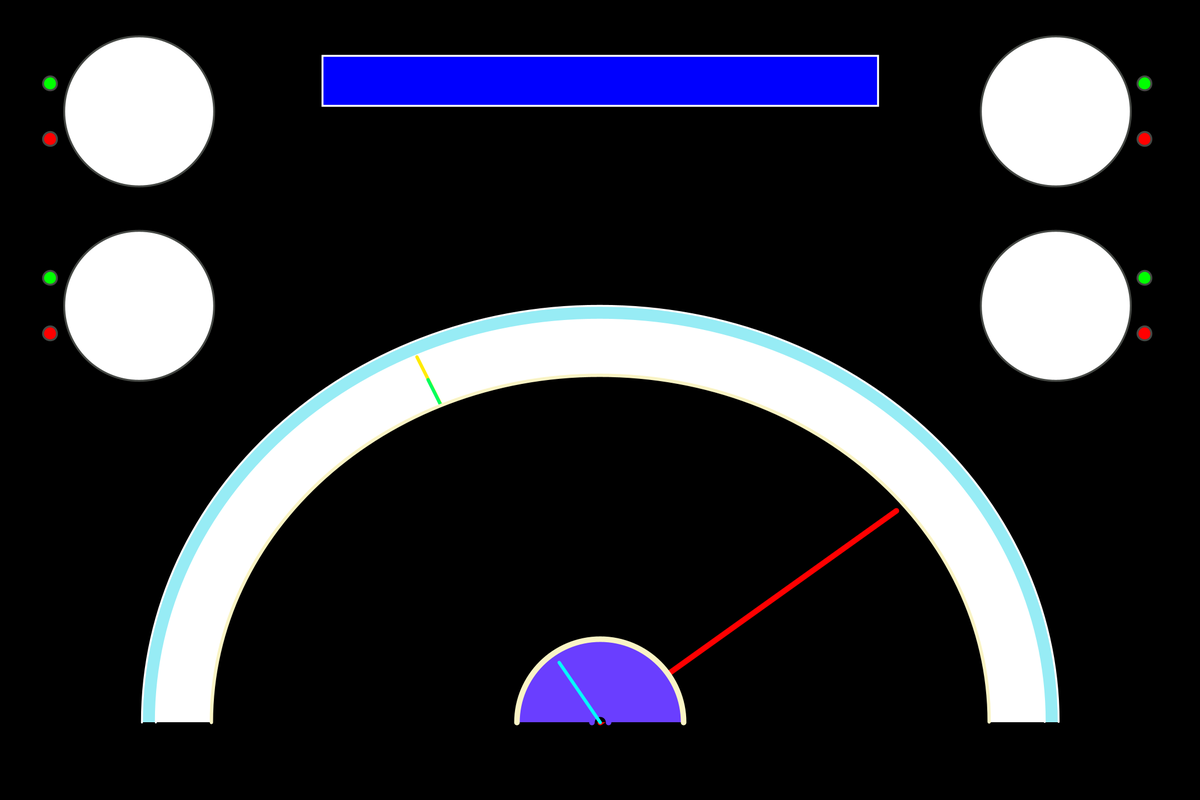
Frame 1 (no input)
Frame 60 (the mouse pressed at the canvas centre just before this capture): identical to frame 1, image omitted
Frame 120 (the mouse held since frame 60 and released just before this capture): identical to frame 1, image omitted

The Processing sketch that drew this single still picture (run headless with seeded random() and noise(); from frame 60 on, the mouse is pressed at the canvas centre):

// Processing sketch: Car_display
// ── Car_display.pde
// Variables used to store the angles for acceleration, breaking, speed, amp
float A_acc = 90;
float A_bre = 90;
float A_spe = 120;
float A_amp = 65;




void setup(){
  // sets the size of the CANVAS (my computer resulotion)
  size(2160,1440);
  
  
  smooth();
}

void draw(){
  // sets the background color
  background(0);
  
    
    // motor statuse  
      stroke(#454844);
      strokeWeight(3.5);
      fill(255,255,255);
      ellipse(250,200,270,270);
      ellipse(250,550,270,270);
      ellipse(1900,200,270,270);
      ellipse(1900,550,270,270);
      
    //kelly contrller statuse indicators Red   
      fill(255,0,0); // three variables will determin the collor accordingly
        ellipse(90,250,25,25);
          ellipse(90,600,25,25);
            ellipse(2060,250,25,25);
              ellipse(2060,600,25,25);
      
    //kelly contrller statuse indicators Green          
      fill(0,255,0); // three variables will determin the collor accordingly
        ellipse(90,150,25,25);
          ellipse(90,500,25,25);
            ellipse(2060,150,25,25);
              ellipse(2060,500,25,25);  
              
    // battery charge level
    
      fill(0,0,255);
      stroke(255,255,255);
      
        rect(580,100,1000,90);
        
    // Gate for speedo etc.
        fill(#97ECF5); 
        arc(1080,1300,1650,1500,(PI+(HALF_PI-PI/2)), TWO_PI); // background 
     
         fill(255);
         arc(1080,1300,1600,1450,(PI+(HALF_PI-PI/2)), TWO_PI); //acceleration and breaking slot
         
            stroke(#FFEB03);
            strokeWeight(6);
              lineAngle(1080,1300,A_acc,735); //acceleration-Curve
            
            stroke(#03FF5D);
            strokeWeight(6);
              lineAngle(1080,1300,A_bre,690); //breaking-Curve
         
         stroke(250,244,197);
         fill(0);
         arc(1080,1300,1400,1250,(PI+(HALF_PI-PI/2)), TWO_PI); // speedometer
          
            stroke(255,0,0);
            strokeWeight(10);
              lineAngle(1080,1300,A_spe,655); //speed-Curve
         
         stroke(250,244,197); 
         fill(#6A3EFF);
         arc(1080,1300,300,300,(PI+(HALF_PI-PI/2)), TWO_PI); //ampmeter
              
         stroke(#6A3EFF);
         fill(0);
         arc(1080,1300,30,30,(PI+(HALF_PI-PI/2)), TWO_PI);  // Center Dot          
                  
           stroke(3,252,250);
           strokeWeight(6);
            lineAngle(1080,1300,A_amp,130); //ampmeter
   

}
// this function is used to plot a line on an angle 
void lineAngle(int x, int y, float angle, float length)
{
  line(x, y, x+cos(angle)*length, y-sin(angle)*length);
}
